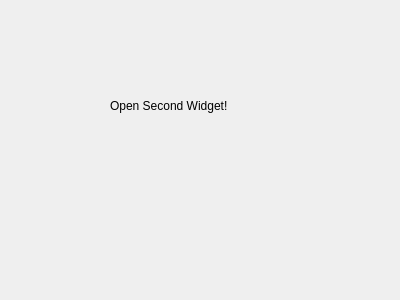
<?xml version="1.0" encoding="UTF-8"?>
<ui version="4.0">
 <class>SecondWidget</class>
 <widget class="QWidget" name="SecondWidget">
  <property name="geometry">
   <rect>
    <x>0</x>
    <y>0</y>
    <width>400</width>
    <height>300</height>
   </rect>
  </property>
  <property name="windowTitle">
   <string>Form</string>
  </property>
  <widget class="QLabel" name="label">
   <property name="geometry">
    <rect>
     <x>110</x>
     <y>90</y>
     <width>121</width>
     <height>31</height>
    </rect>
   </property>
   <property name="text">
    <string>Open Second Widget!</string>
   </property>
  </widget>
 </widget>
 <resources/>
 <connections/>
</ui>
